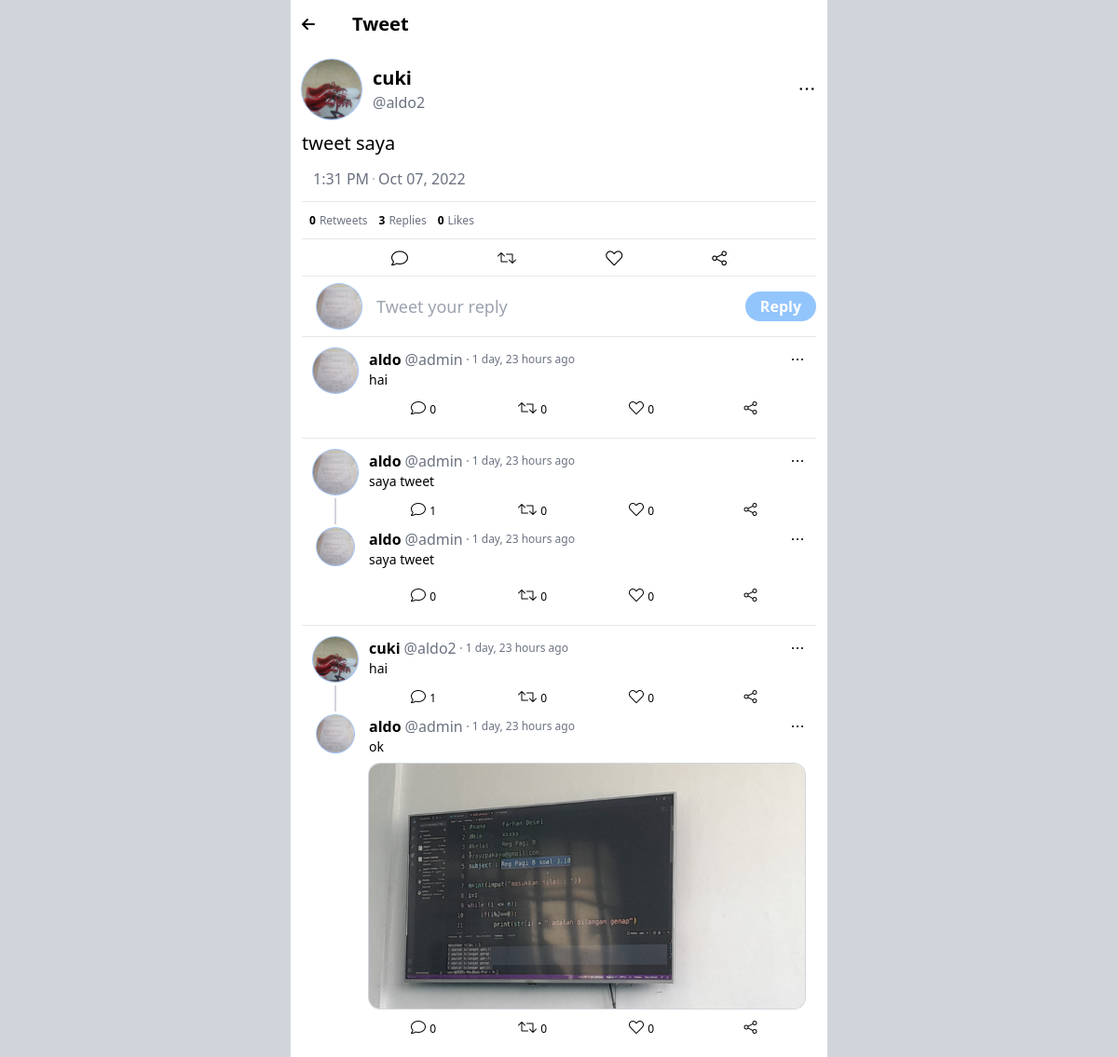
Screenshot of /tweet/34/ (signed in) with the database file from the repository.
### core_app/models.py (models this page shows, shortened)
class Tweet(models.Model):
    user = models.ForeignKey(User, models.CASCADE)
    text = models.TextField(null=True, blank=True)
    likes = models.ManyToManyField(User, "posts_liked", blank=True)
    shares = models.ManyToManyField(User, "posts_shared", blank=True)
    mentions = models.ManyToManyField(User, 'tweet_mentions', blank=True)
    reply_mode = models.CharField(
        max_length=10,
        choices=(
            ('everyone', 'Everyone can reply'),
            ('following', 'People you follow'),
            ('mentioned', 'Only people you mention')
        ),
        default='everyone'
    )
    reply_to = models.ForeignKey("self", models.CASCADE, blank=True, null=True, related_name='replies')
    retweet = models.ForeignKey("self", models.CASCADE, blank=True, null=True, related_name='retweets')
    created_at = models.DateTimeField(auto_now_add=True)
    updated_at = models.DateTimeField(auto_now=True)
    class Meta:
        ordering = ['-created_at']
    def liked_by(self, user):
        return self.likes.filter(id=user.id).first() != None

class Profile(models.Model):
    user = models.OneToOneField(User, models.CASCADE)
    name = models.CharField(max_length=20)
    photo = models.ImageField(upload_to="photo", null=True, blank=True)
    cover_photo = models.ImageField(upload_to="photo", null=True, blank=True)
    bio = models.TextField(null=True, blank=True)
    date_of_birth = models.DateField(null=True, blank=True)
    created_at = models.DateTimeField(auto_now_add=True)
    updated_at = models.DateTimeField(auto_now=True)

class Media(models.Model):
    tweet = models.ForeignKey(Tweet, models.CASCADE)
    file = models.FileField(upload_to=media_directory_path)
    content_type = models.CharField(max_length=20)

### tweet_app/views.py (the view)
# urls.py: path('<pk>/', views.Detail.as_view(), name='detail'),
class Detail(mixins.ProfileRequired, View):
    template_name = 'tweet_app/detail.html'
    def get(self, req: request.HttpRequest, *args, **kwargs):
        ctx = {}
        ctx['tweet'] = get_object_or_404(
            models.Tweet,
            id=kwargs.get('pk')
        )
        return render(req, self.template_name, ctx)

### core_app/mixins.py (called while the page is built)
    def dispatch(self, request, *args, **kwargs):
        @decorators.profile_required
        def handler(req, *args, **kwargs):
            return View.dispatch(self, request, *args, **kwargs)
        return handler(request, *args, **kwargs)

### core_app/templatetags/core.py (called while the page is built)
@register.simple_tag
def tweet_liked_by(tweet, user):
    return tweet.liked_by(user)

### templates/tweet_app/detail.html (shortened to what this page needs)
{% extends 'skeleton/tulang.html' %}
{% load humanize %}
{% load core %}
{% block body %}
<div class="bg-gray-300">
	<div class="max-w-xl m-auto bg-white min-h-screen">
		<nav class="sticky w-full top-0 left-0 p-3 backdrop-blur-md flex gap-10">
			<button onclick="history.back()"><i class="fas fa-arrow-left"></i></button>
			<div>
				<h2 class="font-bold text-xl">Tweet</h2>
			</div>
		</nav>
		<div class="px-3">
			<div class="py-3 flex gap-3 items-center">
				<div class="w-16 h-16 rounded-full overflow-hidden bg-gray-300 flex items-center justify-center ring-[1px] flex-shrink-0">
					{% if tweet.user.profile.photo %}
					<img class="w-full h-full object-cover" src="{{ tweet.user.profile.photo.url }}">
					{% else %}
					<i class="fas fa-user text-white text-3xl"></i>
					{% endif %}
				</div>
				<div class="flex items-center justify-between w-full">
					<div>
						<a href="{% url 'profile:detail' tweet.user.profile.id %}">
							<h3 class="font-bold text-xl">{{ tweet.user.profile.name }}</h3>
							<h6 class="text-gray-500">@{{ tweet.user.username }}</h6>
						</a>
					</div>
					<button><i class="fal fa-ellipsis text-xl"></i></button>
				</div>
			</div>
			<p class="text-xl">
			{{ tweet.text }}
			</p>
			<div class="divide-y">
				<div class="p-3 flex items-center gap-1 text-gray-500">
					<span>
						{{ tweet.created_at|date:"g:i A" }}
					</span>
					<div class="border rounded-full border-gray-400"></div>
					<span>
						{{ tweet.created_at|date:"M d, o" }}
					</span>
				</div>
				<div class="h-10 flex p-2 gap-3">
					<div class="text-xs h-full flex items-center justify-center w-fit gap-1">
						<b>{{ tweet.retweets.all|length }}</b><span class="text-gray-500">Retweets</span>
					</div>
					<div class="text-xs h-full flex items-center justify-center w-fit gap-1">
						<b>{{ tweet.replies.all|length }}</b><span class="text-gray-500">Replies</span>
					</div>
					<div class="text-xs h-full flex items-center justify-center w-fit gap-1">
						<b>{{ tweet.likes.all|length }}</b><span class="text-gray-500">Likes</span>
					</div>
				</div>
				<div class="h-10 w-full flex justify-evenly">
					{% tweet_liked_by tweet request.user as liked %}
					<button onclick=""><i class="fal fa-comment text-lg"></i> </button>
					<button><i class="fal fa-arrows-retweet"></i> </button>
					<button onclick="like('{% url 'tweet:like' tweet.id %}', this)"><i class="{% if liked %}fas{% else %}fal{% endif %} fa-heart text-lg"></i></button>
					<button><i class="fal fa-share-nodes text-lg"></i></button>
				</div>
				<form method="post" enctype="multipart/form-data" action="{% url 'tweet:create' %}">
					<div onclick="show_reply(this)" class="reply_section py-2">
						<div class="reply_profile flex flex-col items-center">
							<div class="bg-gray-300 ring-[1px] w-12 h-12 rounded-full overflow-hidden flex items-center justify-center">
								{% if request.user.profile.photo %}
								<img class="w-full h-full object-cover" src="{{ request.user.profile.photo.url }}">
								{% else %}
								<i class="fas fa-user text-white text-2xl"></i>
								{% endif %}
							</div>
						</div>
						<div class="reply_input flex items-center">
							<textarea name="text" class="w-full h-fit outline-none text-lg resize-none" rows="1" placeholder="Tweet your reply"></textarea>
							<div class="flex items-center justify-between">
								<button class="px-4 py-1 rounded-full bg-blue-300 text-white font-bold">Reply</button>
							</div>
						</div>
					</div>
				</form>
				{% for reply in tweet.replies.all %}
				<div class="p-3">
					<div class="flex gap-3">
						<div class="flex flex-col items-center w-fit">
							<div class="w-12 h-12 rounded-full ring-[1px] bg-gray-300 flex-shrink-0 flex items-center justify-center overflow-hidden">
								{% if reply.user.profile.photo %}
								<img class="w-full h-full object-cover" src="{{ reply.user.profile.photo.url }}">
								{% else %}
								<i class="fas fa-user text-white text-2xl"></i>
								{% endif %}
							</div>
							{% if reply.replies.all|length > 0 %}
							<div class="h-full w-[2px] bg-gray-300 my-1"></div>
							{% endif %}
						</div>
						<div class="w-full">
							<div class="w-full flex items-center justify-between">
								<div class="flex gap-1 w-full items-center">
									<h4 class="font-bold">{{ reply.user.profile.name }}</h4>
									<span class="text-gray-500">@{{ reply.user.username }}</span>
									<div class="rounded-full border border-gray-500 w-0 h-0"></div>
									<small class="text-gray-500 text-xs flex items-center">{{ reply.created_at|timesince }} ago</small>
								</div>
								<button><i class="fal fa-ellipsis"></i></button>
							</div>
							<a href="{% url 'tweet:detail' reply.id %}">
								<p class="text-sm">{{ reply.text }}</p>
							</a>
							<div class="flex h-10 items-center justify-between child:w-full">
								{% tweet_liked_by reply request.user as liked %}
								<button onclick="location.assign('{% url 'tweet:detail' reply.id %}')"><i class="fal fa-comment"></i> <span class="text-xs">{{ reply.replies.all|length }}</span></button>
								<button><i class="fal fa-arrows-retweet"></i> <span class="text-xs">{{ reply.retweets.all|length }}</span></button>
								<button onclick="like('{% url 'tweet:like' reply.id %}', this)"><i class="{% if liked %}fas{% else %}fal{% endif %} fa-heart"></i> <span class="text-xs total">{{ reply.likes.all|length }}</span></button>
								<button><i class="fal fa-share-nodes"></i></button>
							</div>
						</div>
					</div>
					{% if reply.replies.count %}
					<div class="flex gap-3">
						<div class="flex flex-col items-center w-fit">
							<div class="w-10 h-10 mx-1 rounded-full ring-[1px] bg-gray-300 flex-shrink-0 flex items-center justify-center overflow-hidden">
								{% if reply.replies.first.user.profile.photo %}
								<img class="w-full h-full object-cover" src="{{ reply.replies.first.user.profile.photo.url }}">
								{% else %}
								<i class="fas fa-user text-white text-2xl"></i>
								{% endif %}
							</div>
						</div>
						<div class="w-full">
							<div class="w-full flex justify-between">
								<div class="flex gap-1 w-full items-center">
									<h4 class="font-bold">{{ reply.replies.first.user.profile.name }}</h4>
									<span class="text-gray-500">@{{ reply.replies.first.user.username }}</span>
									<div class="rounded-full border border-gray-500 w-0 h-0"></div>
									<small class="text-gray-500 text-xs flex items-center">{{ reply.replies.first.created_at|timesince }} ago</small>
								</div>
								<button><i class="fal fa-ellipsis"></i></button>
							</div>
							<a href="{% url 'tweet:detail' reply.replies.first.id %}">
								<p class="text-sm">{{ reply.replies.first.text }}</p>
								<div class="w-full mt-2">
									{% for media in reply.replies.first.media_set.all %}
									{% if media.content_type == "image/jpeg" or "image/png" %}
									<div class="w-full rounded-xl max-h-80 overflow-hidden ring-[1px] ring-gray-300">
										<img class="w-full h-full object-cover" src="{{ media.file.url }}">
									</div>
									{% endif %}
									{% endfor %}
								</div>
							</a>
							<div class="flex h-10 items-center justify-between child:w-full">
								{% tweet_liked_by reply.replies.first request.user as liked %}
								<button onclick="location.assign('{% url 'tweet:detail' reply.replies.first.id %}')"><i class="fal fa-comment"></i> <span class="text-xs">{{ reply.replies.first.replies.all|length }}</span></button>
								<button><i class="fal fa-arrows-retweet"></i> <span class="text-xs">{{ reply.replies.first.retweets.all|length }}</span></button>
								<button onclick="like('{% url 'tweet:like' reply.replies.first.id %}', this)"><i class="{% if liked %}fas{% else %}fal{% endif %} fa-heart"></i> <span class="text-xs total">{{ reply.replies.first.likes.all|length }}</span></button>
								<button><i class="fal fa-share-nodes"></i></button>
							</div>
						</div>
					</div>
					{% endif %}
				</div>
				{% endfor %}
			</div>
		</div>
	</div>
</div>
{% endblock %}

### rows the page displays
Tweet: user.profile.photo (picture), user.profile.name "cuki", user.username "aldo2", text "tweet saya", created_at "1:31 PM", created_at "Oct 07, 2022", retweets.all|length "0", replies.all|length "3", likes.all|length "0"
Tweet: user.profile.photo (picture), user.profile.name "aldo", user.username "admin", created_at "1 day, 23 hours", text "hai", replies.all|length "0", retweets.all|length "0", likes.all|length "0"
Tweet: user.profile.photo (picture), user.profile.name "aldo", user.username "admin", created_at "1 day, 23 hours", text "saya tweet", replies.all|length "1", retweets.all|length "0", likes.all|length "0", replies.first.user.profile.photo (picture), replies.first.user.profile.name "aldo", replies.first.user.username "admin", replies.first.created_at "1 day, 23 hours", replies.first.text "saya tweet", replies.first.replies.all|length "0", replies.first.retweets.all|length "0", replies.first.likes.all|length "0"
Tweet: user.profile.photo (picture), user.profile.name "cuki", user.username "aldo2", created_at "1 day, 23 hours", text "hai", replies.all|length "1", retweets.all|length "0", likes.all|length "0", replies.first.user.profile.photo (picture), replies.first.user.profile.name "aldo", replies.first.user.username "admin", replies.first.created_at "1 day, 23 hours", replies.first.text "ok", replies.first.replies.all|length "0", replies.first.retweets.all|length "0", replies.first.likes.all|length "0"
Media: file (picture)
